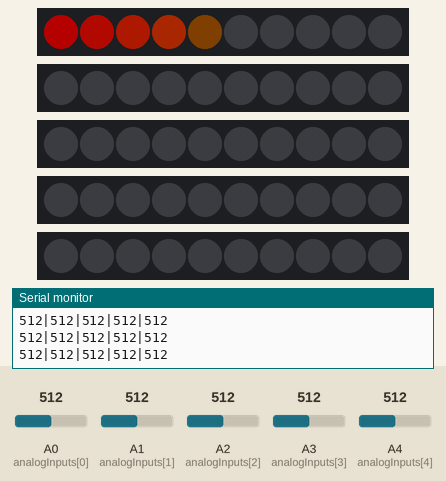
Recording of a sketch running on a simulated Arduino Mega 2560, built with avr-gcc and run on an emulated ATmega2560. Parts: 5 × 10 RGB LEDs in strip order, left to right, the last lines printed to the serial monitor. The test bench sets the inputs (shaded band); at power-on: A0 (analogInputs[0]) = 512, A1 (analogInputs[1]) = 512, A4 (analogInputs[4]) = 512, A2 (analogInputs[2]) = 512, A3 (analogInputs[3]) = 512. Dim RGB values are drawn brighter than linear.

Above: at 1.2 s.
1.3 s: A0 (analogInputs[0]) set to 30
At 2.0 s:
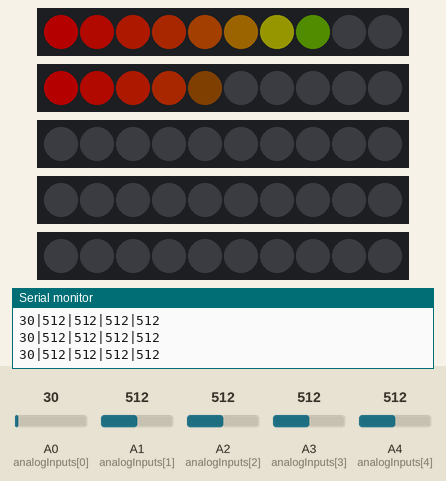
2.8 s: A1 (analogInputs[1]) set to 716
At 3.1 s:
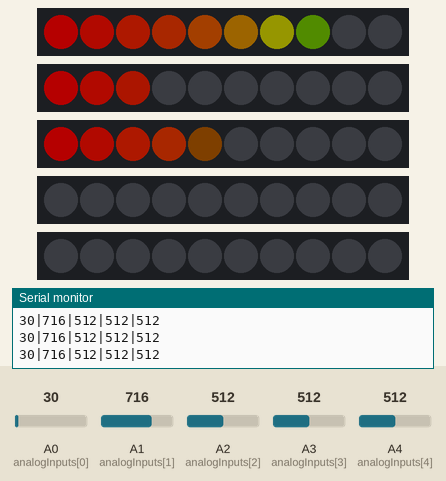
4.3 s: A4 (analogInputs[4]) set to 716
At 5.5 s:
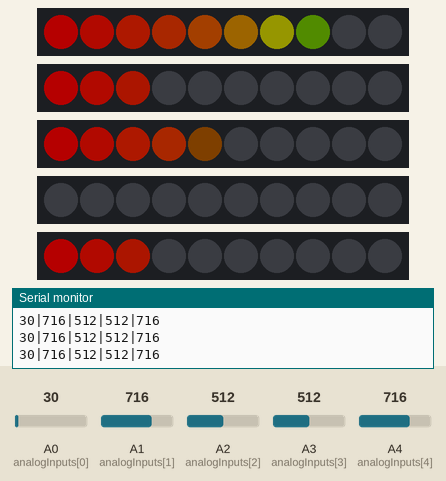
5.8 s: A2 (analogInputs[2]) set to 716
At 6.9 s:
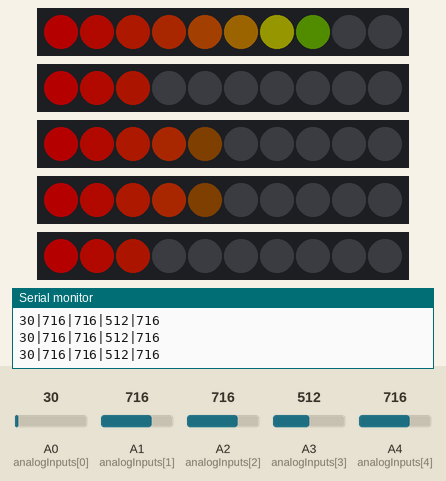
7.3 s: A3 (analogInputs[3]) set to 992
At 7.9 s:
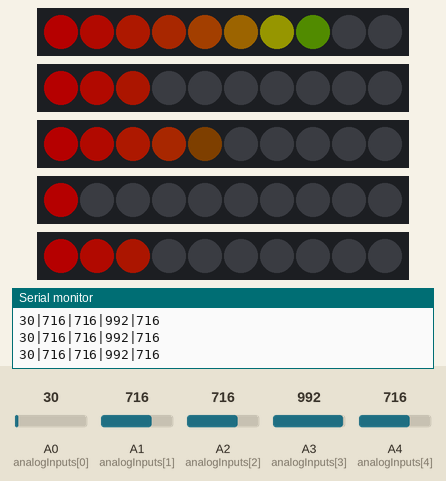
8.8 s: A1 (analogInputs[1]) set to 992
At 9.9 s:
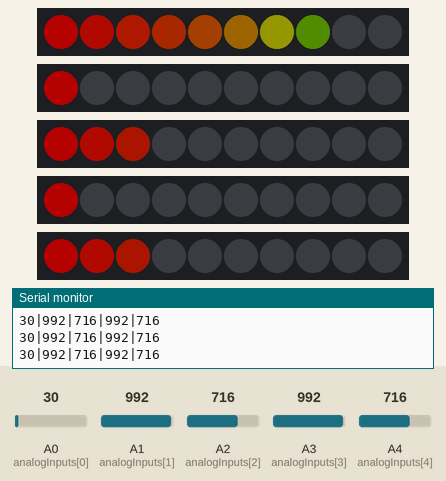
Timing chart, 0 to 11.3 s (numbered marks = the images above; inputs shaded):
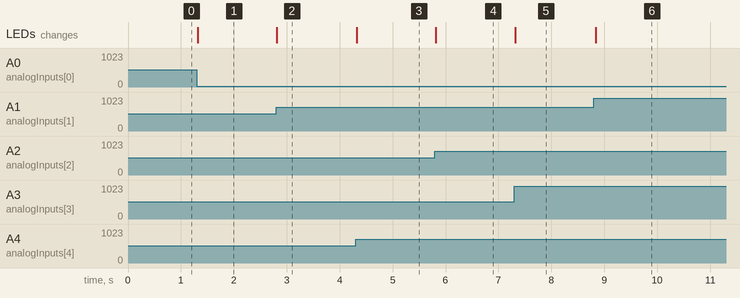

Measured:
- after the input at 1.3 s, the LEDs: change at once (image 1)
- after the input at 2.8 s, the LEDs: change at once (image 2)
- after the input at 4.3 s, the LEDs: change at once (image 3)
- after the input at 5.8 s, the LEDs: change at once (image 4)
- after the input at 7.3 s, the LEDs: change at once (image 5)
- after the input at 8.8 s, the LEDs: change at once (image 6)

The sketch:

LEDEEJ.ino
```cpp
#include <FastLED.h>


#define LED_PIN     5
#define NUM_LEDS    10
#define BRIGHTNESS  64
#define LED_TYPE    WS2812
#define COLOR_ORDER GRB
CRGB leds0[NUM_LEDS];
CRGB leds1[NUM_LEDS];
CRGB leds2[NUM_LEDS];
CRGB leds3[NUM_LEDS];
CRGB leds4[NUM_LEDS];

const int numMappings = 10;
const int valueMapping[numMappings] = { 0, 30, 150, 312, 485, 670, 840, 980, 1005,  1016};
const int ledMapping[numMappings] = {1, 2, 3, 4, 5, 6, 7, 8, 9, 10};

int previousLitLeds = -1;
float previousFraction = -1;

const int margin = 10;  // Margin around the target value to prevent flicker

const int NUM_SLIDERS = 5;
const int analogInputs[NUM_SLIDERS] = {A0, A1, A2, A3, A4};

int analogSliderValues[NUM_SLIDERS];

void setup() {
  for (int i = 0; i < NUM_SLIDERS; i++) {
    pinMode(analogInputs[i], INPUT);
  }

  FastLED.addLeds<LED_TYPE, 2, COLOR_ORDER>(leds0, NUM_LEDS).setCorrection( TypicalLEDStrip );
  FastLED.addLeds<LED_TYPE, 3, COLOR_ORDER>(leds1, NUM_LEDS).setCorrection( TypicalLEDStrip );
  FastLED.addLeds<LED_TYPE, 4, COLOR_ORDER>(leds2, NUM_LEDS).setCorrection( TypicalLEDStrip );
  FastLED.addLeds<LED_TYPE, 5, COLOR_ORDER>(leds3, NUM_LEDS).setCorrection( TypicalLEDStrip );
  FastLED.addLeds<LED_TYPE, 6, COLOR_ORDER>(leds4, NUM_LEDS).setCorrection( TypicalLEDStrip );
  FastLED.setBrightness(  BRIGHTNESS );

  Serial.begin(9600);
}

void loop() {
  updateSliderValues();
  sendSliderValues(); // Actually send data (all the time)

  delay(10);
}

void updateSliderValues() {
  for (int i = 0; i < NUM_SLIDERS; i++) {
     analogSliderValues[i] = analogRead(analogInputs[i]);
  }
}

void sendSliderValues() {
  String builtString = String("");

  for (int i = 0; i < NUM_SLIDERS; i++) {
    builtString += String((int)analogSliderValues[i]);
    updateLedColor(i, (int)analogSliderValues[i]);

    if (i < NUM_SLIDERS - 1) {
      builtString += String("|");
    }
  }

  Serial.println(builtString);
}

void printSliderValues() {
  for (int i = 0; i < NUM_SLIDERS; i++) {
    String printedString = String("Slider #") + String(i + 1) + String(": ") + String(analogSliderValues[i]) + String(" mV");
    Serial.write(printedString.c_str());

    if (i < NUM_SLIDERS - 1) {
      Serial.write(" | ");
    } else {
      Serial.write("\n");
    }
  }
}

void updateLedColor(int sliderIdx, int sliderValue) {
  sliderValue = map(sliderValue, 0, 1023, 1023, 0);
  int litLeds = 0;
  float fraction = 0;

  // Find the appropriate number of lit LEDs based on the slider value
  for (int i = 0; i < numMappings - 1; i++) {
    if (sliderValue >= valueMapping[i] && sliderValue < valueMapping[i + 1]) {
      fraction = (float)(sliderValue - valueMapping[i]) / (valueMapping[i + 1] - valueMapping[i]);
      litLeds = ledMapping[i] + fraction * (ledMapping[i + 1] - ledMapping[i]);
      break;
    }
  }

  if (sliderValue >= valueMapping[numMappings - 1]) {
    litLeds = ledMapping[numMappings - 1];
    fraction = 1.0;
  }

  // Implement flicker prevention margin
  static int lastSliderValue = -1;
  if (abs(sliderValue - lastSliderValue) > margin || previousLitLeds != litLeds || previousFraction != fraction) {
    // Define the start and end colors for the gradient
    CRGB startColor = CRGB::Red;
    CRGB endColor = CRGB::Green;

    // Update the color of each LED based on the number of lit LEDs
    for (int i = 0; i < NUM_LEDS; i++) {
      if (i < litLeds - 1) {
        // Fully lit LEDs
        if (sliderIdx == 0) {
          leds0[i] = blend(startColor, endColor, (255 * i) / (NUM_LEDS - 1));
        } else if (sliderIdx == 1) {
          leds1[i] = blend(startColor, endColor, (255 * i) / (NUM_LEDS - 1));
        } else if (sliderIdx == 2) {
          leds2[i] = blend(startColor, endColor, (255 * i) / (NUM_LEDS - 1));
        } else if (sliderIdx == 3) {
          leds3[i] = blend(startColor, endColor, (255 * i) / (NUM_LEDS - 1));
        } else if (sliderIdx == 4) {
          leds4[i] = blend(startColor, endColor, (255 * i) / (NUM_LEDS - 1));
        }
      } else if (i == litLeds - 1 && fraction > 0) {
        // Partially lit LED
        CRGB color = blend(startColor, endColor, (255 * i) / (NUM_LEDS - 1));
        if (sliderIdx == 0) {
          leds0[i] = color;
          // Adjust brightness manually
          leds0[i].nscale8((uint8_t)(fraction * 255));  // Adjust brightness
        } else if (sliderIdx == 1) {
          leds1[i] = color;
          // Adjust brightness manually
          leds1[i].nscale8((uint8_t)(fraction * 255));  // Adjust brightness
        } else if (sliderIdx == 2) {
          leds2[i] = color;
          // Adjust brightness manually
          leds2[i].nscale8((uint8_t)(fraction * 255));  // Adjust brightness
        } else if (sliderIdx == 3) {
          leds3[i] = color;
          // Adjust brightness manually
          leds3[i].nscale8((uint8_t)(fraction * 255));  // Adjust brightness
        } else if (sliderIdx == 4) {
          leds4[i] = color;
          // Adjust brightness manually
          leds4[i].nscale8((uint8_t)(fraction * 255));  // Adjust brightness
        }
      } else {
        if (sliderIdx == 0) {
          // Unlit LEDs
          leds0[i] = CRGB::Black;
        } else if (sliderIdx == 1) {
          leds1[i] = CRGB::Black;
        } else if (sliderIdx == 2) {
          leds2[i] = CRGB::Black;
        } else if (sliderIdx == 3) {
          leds3[i] = CRGB::Black;
        } else if (sliderIdx == 4) {
          leds4[i] = CRGB::Black;
        }
      }
    }

    // Show the updated LED colors
    FastLED.show();

    // Store the current state
    previousLitLeds = litLeds;
    previousFraction = fraction;
    lastSliderValue = sliderValue;
  }
}
```
